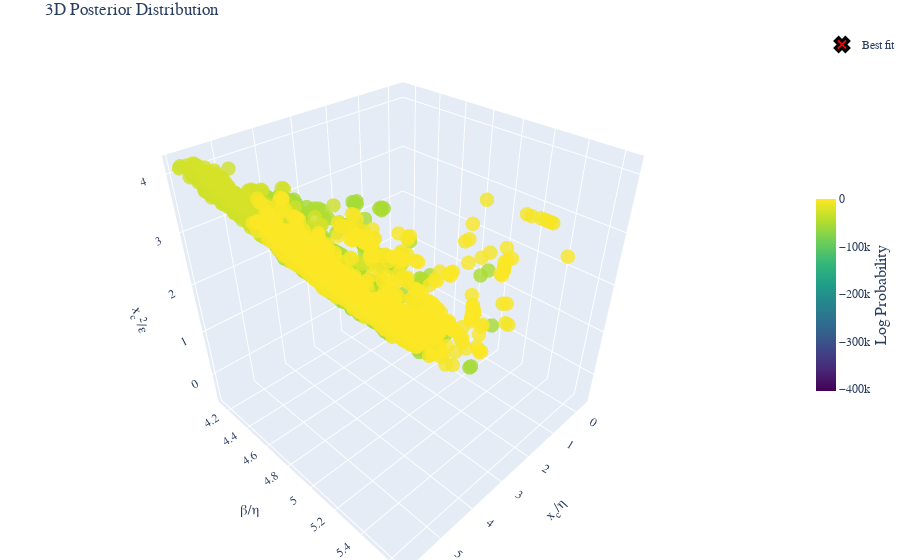

The notebook cell this image was saved under:
### Code cell
fig =post.plot_posterior3D_interactive([0,1,2],labels=labels_trans, truths=np.log(truths_trans),truth_label="Best fit" )
# Save the figure using matplotlib's savefig instead of plotly's write_image
fig.show()
if SAVE_PRODUCTS:
    # Save the figure as HTML
    html_file_name = master_config_name+test_str+'_3D_plot'
    if subfolder is not None:
        html_file_name = os.path.join(subfolder, html_file_name)
    html_path = os.path.join(Products_folder, 'html_3d_plots', f'{html_file_name}.html')
    # Create directory if it doesn't exist
    os.makedirs(os.path.dirname(html_path), exist_ok=True)
    fig.write_html(html_path)

### Figure 1 — Plotly figure (JSON) as saved in the notebook; plotly's stock layout.template omitted (floating-point values rounded to 4 significant figures; data arrays with more than 128 entries replaced by an {"elided": "..."} marker saying what was removed)
{"data": [{"marker": {"color": {"elided": "3306 float values"}, "colorbar": {"len": 0.4, "thickness": 20, "title": {"font": {"size": 16}, "side": "right", "text": "Log Probability"}, "x": 1, "y": 0.5}, "colorscale": [[0, "#440154"], [0.1111, "#482878"], [0.2222, "#3e4989"], [0.3333, "#31688e"], [0.4444, "#26828e"], [0.5556, "#1f9e89"], [0.6667, "#35b779"], [0.7778, "#6ece58"], [0.8889, "#b5de2b"], [1, "#fde725"]], "opacity": 0.8, "size": 5}, "mode": "markers", "name": "Posterior", "scene": "scene", "showlegend": false, "type": "scatter3d", "x": {"elided": "3306 float values"}, "y": {"elided": "3306 float values"}, "z": {"elided": "3306 float values"}}, {"marker": {"color": "red", "line": {"color": "black", "width": 3}, "size": 12, "symbol": "x"}, "mode": "markers", "name": "Best fit", "scene": "scene", "showlegend": true, "type": "scatter3d", "x": [1.433], "y": [4.749], "z": [0.111]}], "layout": {"font": {"family": "Computer Modern"}, "margin": {"b": 0, "l": 0, "r": 0, "t": 30}, "scene": {"aspectmode": "cube", "xaxis": {"exponentformat": "e", "showexponent": "all", "title": {"font": {"size": 14}, "text": "x<sub>c</sub>/η"}}, "yaxis": {"exponentformat": "e", "showexponent": "all", "title": {"font": {"size": 14}, "text": "β/η"}}, "zaxis": {"exponentformat": "e", "showexponent": "all", "title": {"font": {"size": 14}, "text": "x<sub>c</sub><sup>2</sup>/ε"}}}, "title": {"text": "3D Posterior Distribution"}}}
